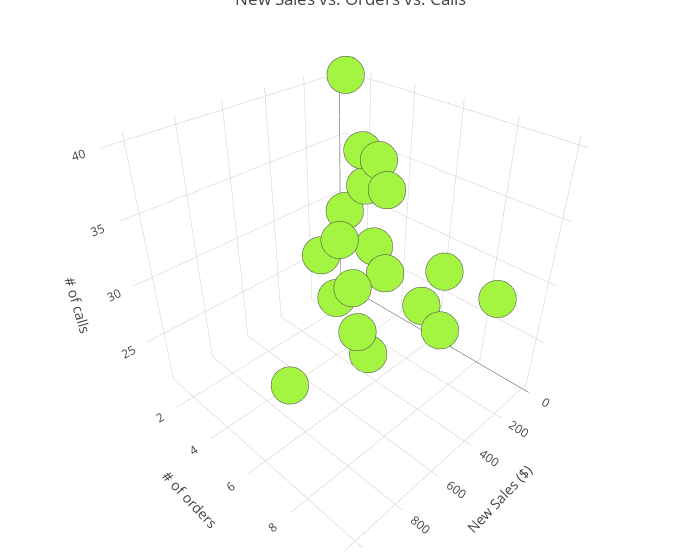

Here is the notebook cell this chart was saved with:
### Markdown cell above
Another graph that would be interesting is comparing 3 variables which would require a 3d scatter plot. The 3 variables that I want to compare are customer availability, number of orders, and the amount of new sales. This would allow me to see if by increasing the availability, everything else increases with it.

### Code cell
x = df.new_sales
y = df.orders
z = df.calls_per_day

# create the trace
main = go.Scatter3d(
    x=x,
    y=y,
    z=z,
    text=df.date,
    mode='markers',
    marker=dict(
        color='rgb(164, 244, 66)',
        size=13,
        line=dict(
            width=1
        )
    )
)

# create the data
data = go.Data([main])

# create the layout
layout = go.Layout(
    scene = dict(
        xaxis = dict(title='New Sales ($)'),
        yaxis = dict(title='# of orders'),
        zaxis = dict(title='# of calls'),
    ),
    width=700,
    title='New Sales vs. Orders vs. Calls',
    margin=dict(
        r=20, b=10,
        l=10, t=10
    )
)

# Create the figure
figure = go.Figure(data=data, layout=layout)
iplot(figure)

### Figure 1 — Plotly figure (JSON) as saved in the notebook; plotly's stock layout.template omitted (floating-point values rounded to 4 significant figures)
{"data": [{"marker": {"color": "rgb(164, 244, 66)", "line": {"width": 1}, "size": 13}, "mode": "markers", "text": ["2018-04-02", "2018-04-03", "2018-04-04", "2018-04-05", "2018-04-09", "2018-04-10", "2018-04-11", "2018-04-12", "2018-04-13", "2018-04-16", "2018-04-17", "2018-04-18", "2018-04-19", "2018-04-20", "2018-04-23", "2018-04-24", "2018-04-25", "2018-04-27", "2018-04-30"], "type": "scatter3d", "x": [271.2, 290.3, 325.8, 137.0, 646.9, 395.3, 51.31, 1047.0, 477.6, 785.5, 656.4, 122.5, 425.7, 234.9, 122.1, 116.5, 124.7, 0, 496.6], "y": [2, 3, 5, 3, 8, 5, 3, 8, 9, 8, 10, 9, 6, 5, 2, 3, 6, 1, 5], "z": [27, 24, 21, 36, 40, 24, 27, 31, 30, 35, 37, 29, 39, 28, 30, 33, 25, 40, 33]}], "layout": {"margin": {"b": 10, "l": 10, "r": 20, "t": 10}, "scene": {"xaxis": {"title": "New Sales ($)"}, "yaxis": {"title": "# of orders"}, "zaxis": {"title": "# of calls"}}, "title": "New Sales vs. Orders vs. Calls", "width": 700}}
